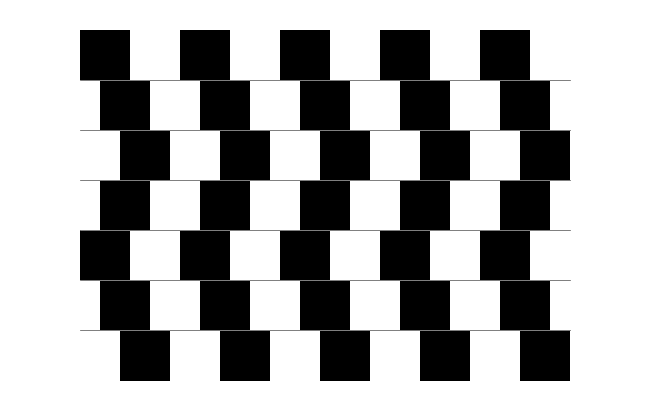
Frame 1 (no input)
Frame 2 (the mouse pressed at the canvas centre, redrawn once): identical to frame 1, image omitted

The Processing sketch that drew this single still picture (run headless with seeded random() and noise(); the mouse was pressed at the canvas centre and the sketch redrawn once):

// Processing sketch: figury
// ── figury.pde

void setup(){
  size(660,420);

  noLoop();

  smooth();

  background(255);
  
}

void draw(){
  rzadKwadratow(30,50,30);
  rzadKwadratow(30+50,50,30+20);
  rzadKwadratow(30+100,50,30+40);
  rzadKwadratow(30+150,50,30+20);
  rzadKwadratow(30+200,50,30);
  rzadKwadratow(30+250,50,30+20);
  rzadKwadratow(30+300,50,30+40);
  rzadKwadratow(30+250,50,30+20);
  
  stroke(128);
  line(80,30+50,600-30,30+50);
  line(80,30+100,600-30,30+100);
  line(80,30+150,600-30,30+150);
  line(80,30+200,600-30,30+200);
  line(80,30+250,600-30,30+250);
  line(80,30+300,600-30,30+300);
  
}

void rzadKwadratow(int y, int w, int przesuniecie){
  int x=przesuniecie;
  for(int i=1; i<=11; i=i+1){
    if(i%2==0){
      kwadrat(x,y,w,0);
    }
    else{
      kwadrat(x,y,w,255); 
    }
    x = x + w;
  }  
}

void kwadrat(int x,int y, int w, int kolor){
  stroke(kolor);
  fill(kolor);
  rect(x,y,w,w);
}
